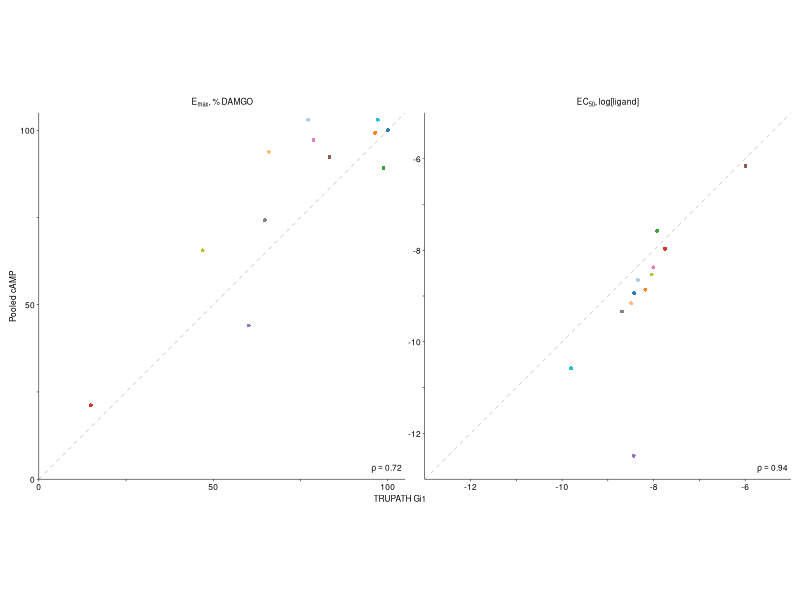

The R source for this figure:
library(tidyverse)
library(readxl)
library(patchwork)

setwd("/Users/mkh/GitHub/mor_dms_analysis/trupath_vs_camp_efficacy")

# ── Efficacy data ──────────────────────────────────────────────────────────────
# Source spreadsheet headers were flipped:
#   "cAMP Response"  → actually TRUPATH Gi1 (% DAMGO, already normalised)
#   "TRUPATH (Gi1)"  → actually raw cAMP BRET ΔEmax that needs normalising
eff <- read_excel("WT_cAMP_vs_TRUPATH_All_Drugs.xlsx",
                  sheet = "cAMP vs TRUPATH (WT)") %>%
  rename(trupath_pct = `cAMP Response`,
         camp_raw    = `TRUPATH (Gi1)`) %>%
  filter(!is.na(trupath_pct), !is.na(camp_raw))

damgo_camp <- eff$camp_raw[eff$Ligand == "DAMGO"]
eff <- eff %>% mutate(camp_pct = camp_raw / damgo_camp * 100)

# ── EC50 data ──────────────────────────────────────────────────────────────────
ec50 <- read_excel("cAMP_trupath_ec50_copmp.xlsx", sheet = "Sheet1") %>%
  rename(Ligand       = ligand,
         trupath_ec50 = `TRUPATH EC50`,
         camp_ec50    = `cAMP EC50`) %>%
  filter(!is.na(trupath_ec50), !is.na(camp_ec50))

# ── Shared styling ─────────────────────────────────────────────────────────────
lw <- 0.5 / 2.835

txt <- element_text(color = "black", size = 6, face = "plain", family = "Helvetica")

base_theme <- theme_classic(base_size = 6, base_family = "Helvetica") +
  theme(
    text              = txt,
    axis.text         = txt,
    axis.text.x       = txt,
    axis.text.y       = txt,
    axis.title        = txt,
    axis.title.x      = txt,
    axis.title.y      = txt,
    axis.line         = element_line(color = "black", linewidth = lw),
    axis.ticks        = element_line(color = "black", linewidth = lw),
    plot.title        = element_text(color = "black", size = 6, face = "plain", family = "Helvetica", hjust = 0.5),
    plot.background   = element_rect(fill = NA, color = NA),
    panel.background  = element_rect(fill = NA, color = NA),
    plot.margin       = margin(1, 1, 1, 1),
    strip.text        = txt,
    legend.position   = "bottom",
    legend.title      = element_blank(),
    legend.text       = txt,
    legend.key.size   = unit(2, "mm"),
    legend.key        = element_rect(fill = NA, color = NA),
    legend.background = element_rect(fill = NA, color = NA),
    legend.margin     = margin(0, 0, 0, 0),
    legend.box.spacing = unit(1, "mm"),
    legend.spacing.x  = unit(1, "mm"),
    legend.spacing.y  = unit(0.4, "mm"),
    legend.box.margin = margin(0, 0, 0, 0),
    aspect.ratio      = 1
  )

ligand_palette <- c(
  "DAMGO"         = "#1F77B4",
  "Fentanyl"      = "#FF7F0E",
  "Morphine"      = "#2CA02C",
  "Naloxone"      = "#D62728",
  "Buprenorphine" = "#9467BD",
  "Methadone"     = "#8C564B",
  "PZM21"         = "#E377C2",
  "Carfentanil"   = "#17BECF",
  "Nalbuphine"    = "#BCBD22",
  "Butorphanol"   = "#7F7F7F",
  "TRV130"        = "#AEC7E8",
  "MP"            = "#FFBB78"
)

# Legend order driven by efficacy panel: descending TRUPATH % DAMGO
legend_order <- eff %>% arrange(desc(trupath_pct)) %>% pull(Ligand)

# ── Efficacy panel ─────────────────────────────────────────────────────────────
rho_eff <- cor(eff$camp_pct, eff$trupath_pct, method = "spearman")
lab_eff <- sprintf("rho == %.2f", rho_eff)

p_eff <- ggplot(eff, aes(x = trupath_pct, y = camp_pct, color = Ligand)) +
  geom_abline(slope = 1, intercept = 0,
              color = "grey70", linewidth = lw, linetype = "dashed") +
  geom_point(shape = 16, size = 1.0, alpha = 0.95) +
  scale_color_manual(values = ligand_palette, breaks = legend_order) +
  annotate("text", x = Inf, y = -Inf, label = lab_eff, parse = TRUE,
           family = "Helvetica",
           hjust = 1.1, vjust = -0.8, size = 6 / .pt, color = "black") +
  scale_x_continuous(limits = c(0, 105), expand = c(0, 0),
                     breaks = c(0, 25, 50, 75, 100),
                     labels = function(x) ifelse(x %in% c(25, 75), "", as.character(x))) +
  scale_y_continuous(limits = c(0, 105), expand = c(0, 0),
                     breaks = c(0, 25, 50, 75, 100),
                     labels = function(x) ifelse(x %in% c(25, 75), "", as.character(x))) +
  coord_cartesian(clip = "off") +
  labs(title = expression(E[max]*", % DAMGO"), x = NULL, y = "Pooled cAMP") +
  base_theme +
  theme(axis.title.x = element_blank())

# ── EC50 panel ─────────────────────────────────────────────────────────────────
rho_ec50 <- cor(ec50$camp_ec50, ec50$trupath_ec50, method = "spearman")
lab_ec50 <- sprintf("rho == %.2f", rho_ec50)

p_ec50 <- ggplot(ec50, aes(x = trupath_ec50, y = camp_ec50, color = Ligand)) +
  geom_abline(slope = 1, intercept = 0,
              color = "grey70", linewidth = lw, linetype = "dashed") +
  geom_point(shape = 16, size = 1.0, alpha = 0.95) +
  scale_color_manual(values = ligand_palette, breaks = legend_order) +
  annotate("text", x = Inf, y = -Inf, label = lab_ec50, parse = TRUE,
           family = "Helvetica",
           hjust = 1.1, vjust = -0.8, size = 6 / .pt, color = "black") +
  scale_x_continuous(limits = c(-13, -5), expand = c(0, 0),
                     breaks = seq(-12, -6, by = 1),
                     labels = function(x) ifelse(x %% 2 == 0, as.character(x), "")) +
  scale_y_continuous(limits = c(-13, -5), expand = c(0, 0),
                     breaks = seq(-12, -6, by = 1),
                     labels = function(x) ifelse(x %% 2 == 0, as.character(x), "")) +
  coord_cartesian(clip = "off") +
  labs(title = expression(EC[50]*", log[ligand]"), x = NULL, y = NULL) +
  base_theme +
  theme(axis.title.x = element_blank(),
        axis.title.y = element_blank())

# ── File 1: two plots side-by-side, NO legend, shared x-axis caption ─────────
plots_only <- (p_eff + p_ec50) +
  plot_annotation(
    caption = "TRUPATH Gi1",
    theme = theme(
      plot.caption = element_text(color = "black", size = 6, family = "Helvetica",
                                  face = "plain", hjust = 0.5,
                                  margin = margin(t = 1, b = 0))
    )
  ) &
  theme(legend.position = "none")

ggsave("camp_vs_trupath_plots.pdf", plots_only,
       width = 63, height = 37, units = "mm",
       bg = "transparent")
message("Saved: ", file.path(getwd(), "camp_vs_trupath_plots.pdf"))

# ── File 2: just the legend ──────────────────────────────────────────────────
# Build a throw-away plot styled identically, then extract its guide-box grob.
p_for_legend <- p_eff +
  theme(legend.position = "bottom") +
  guides(color = guide_legend(ncol = 2, byrow = FALSE,
                              keyheight = unit(2, "mm"),
                              keywidth  = unit(2, "mm")))

g <- ggplotGrob(p_for_legend)
legend_idx <- grep("guide-box", sapply(g$grobs, function(x) x$name))
# Prefer a non-zero-sized box (newer ggplot stores empty placeholders too)
legend_grob <- NULL
for (i in legend_idx) {
  cand <- g$grobs[[i]]
  if (!inherits(cand, "zeroGrob")) { legend_grob <- cand; break }
}
if (is.null(legend_grob)) stop("Could not locate legend grob")

# Size the page to the legend's natural footprint (+ a 1 mm margin on each side).
leg_w_mm <- grid::convertWidth(sum(legend_grob$widths),  "mm", valueOnly = TRUE)
leg_h_mm <- grid::convertHeight(sum(legend_grob$heights), "mm", valueOnly = TRUE)
pad_mm   <- 1
grDevices::pdf("camp_vs_trupath_legend.pdf",
               width  = (leg_w_mm + 2 * pad_mm) / 25.4,
               height = (leg_h_mm + 2 * pad_mm) / 25.4,
               bg = "transparent")
grid::grid.newpage()
grid::pushViewport(grid::viewport(
  x = grid::unit(pad_mm, "mm"), y = grid::unit(pad_mm, "mm"),
  width  = grid::unit(leg_w_mm, "mm"),
  height = grid::unit(leg_h_mm, "mm"),
  just = c("left", "bottom")
))
grid::grid.draw(legend_grob)
grid::popViewport()
dev.off()
message(sprintf("Saved: %s  (%.1f x %.1f mm)",
                file.path(getwd(), "camp_vs_trupath_legend.pdf"),
                leg_w_mm + 2 * pad_mm, leg_h_mm + 2 * pad_mm))
